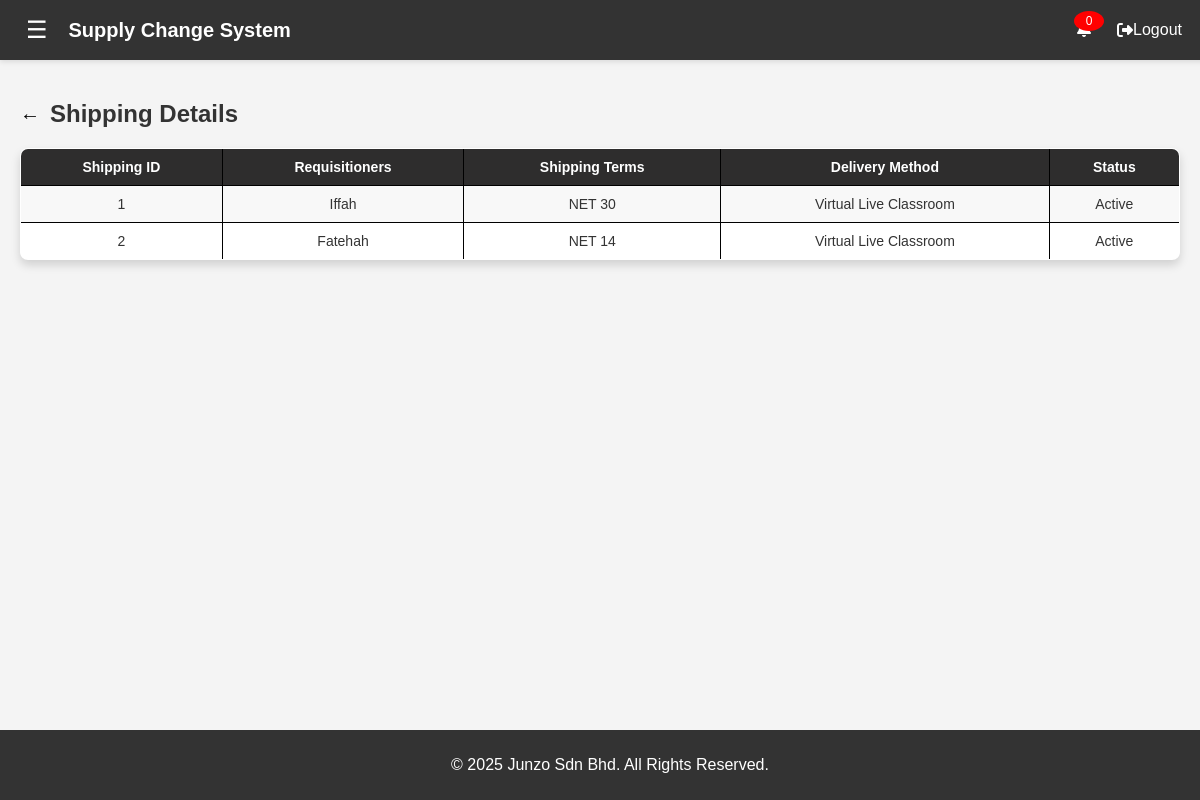
/view_shipping.php (signed in), run on the app's committed database.
### tables this page shows
CREATE TABLE `shipping_terms` (
  `shipping_id` int(11) NOT NULL,
  `date_created` timestamp NOT NULL DEFAULT current_timestamp(),
  `last_updated` timestamp NOT NULL DEFAULT current_timestamp() ON UPDATE current_timestamp(),
  `requisitioners` varchar(255) NOT NULL,
  `shipping_terms` enum('FOB','CIF','NET 30','NET 14','NET 60') NOT NULL,
  `deliver_via` enum('Virtual Live Classroom','Face to Face','Hybrid','E-Learning','Certification','Onsite Client Location') NOT NULL,
  `status` enum('Inactive','Active') NOT NULL DEFAULT 'Active'
);

### view_shipping.php (the view, shortened to what this page needs)
<?php
include 'header.php';
$query = "SELECT * FROM shipping_terms ORDER BY shipping_id ASC";
$result = $conn->query($query);
?>
<!DOCTYPE html>
<html lang="en">
<head>
</head>
<body>
    <div class="container">
        <h2 class="header-title">
            <a href="shipping_terms.php" class="back-icon">&#8592;</a> Shipping Details
        </h2>
        <table>
            <tr>
                <th>Shipping ID</th>
                <th>Requisitioners</th>
                <th>Shipping Terms</th>
                <th>Delivery Method</th>
                <th>Status</th>
            </tr>
            <?php
            if ($result->num_rows > 0) {
                while ($row = $result->fetch_assoc()) {
                    echo "<tr>
                            <td>{$row['shipping_id']}</td>
                            <td>{$row['requisitioners']}</td>
                            <td>{$row['shipping_terms']}</td>
                            <td>{$row['deliver_via']}</td>
                            <td>{$row['status']}</td>
                          </tr>";
                }
            } else {
                echo "<tr><td colspan='4'>No shipping details found.</td></tr>";
            }
            ?>
        </table>
    </div>
    <?php include 'footer.php'; ?>
</body>
</html>

### css/styles.css (style rules this page uses)
body { margin: 0; padding: 0; font-family: 'Poppins', Arial, sans-serif; background-color: #f4f4f4; color: #333; }
table { width: 100%; border-collapse: collapse; margin-top: 20px; background: white; border-radius: 8px; overflow: hidden; box-shadow: 0px 5px 10px rgba(0, 0, 0, 0.15); }
th, td { padding: 14px 18px; border: 1px solid #ddd; text-align: left; font-size: 14px; }
th { background: #2c2c2c; color: white; font-weight: bold; }
tr:nth-child(even) { background: #f8f8f8; }
.container { margin-top: 60px; margin-left: 0; padding: 20px; transition: margin-left 0.3s ease-in-out; }

### view_shipping.php (style rules this page uses)
table { width: 100%; border-collapse: collapse; margin-top: 20px; }
table, th, td { border: 1px solid black; }
th, td { padding: 10px; text-align: center; }
th { background-color: #2e2d2d; color: white; }
.container { margin-top: 60px; margin-left: 0; padding: 20px; transition: margin-left 0.3s ease-in-out; }
.back-icon { text-decoration: none; color: black; font-size: 20px; margin-right: 10px; }
.header-title { display: flex; align-items: center; }

### data on the page
shipping_terms: shipping_id "1", requisitioners "Iffah", shipping_terms "NET 30", deliver_via "Virtual Live Classroom", status "Active"
shipping_terms: shipping_id "2", requisitioners "Fatehah", shipping_terms "NET 14", deliver_via "Virtual Live Classroom", status "Active"

### other printed values
$unread_count "0"
